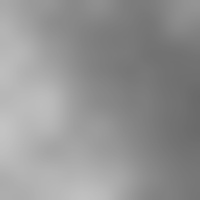
Frame 1 (no input)
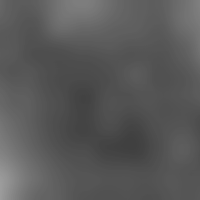
Frame 60 (the mouse pressed at the canvas centre just before this capture)
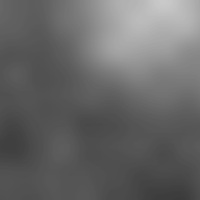
Frame 120 (the mouse held since frame 60 and released just before this capture)

The Processing sketch that drew these frames (run headless with seeded random() and noise(); from frame 60 on, the mouse is pressed at the canvas centre):

// Processing sketch: noise_vis
// ── noise_vis.pde
float phase = 0;

void setup() {
  size(200, 200);
}

void draw() {
  for (int i = 0; i < width; i++) {
    for (int j = 0; j < height; j++) {
      float x = map(noise((i * 0.005) + phase, j * 0.005), 0, 1, -200, 200);
      float y = map(noise((i * 0.005) + phase, j * 0.005), 0, 1, -200, 200);
      color c = floor(map(noise((i * 0.005) + phase, (j * 0.005)), 0, 1, 0, 255));
      stroke(c);
      point(i, j);
      println(x, y);
    }
  }
  phase += 0.01;
}
